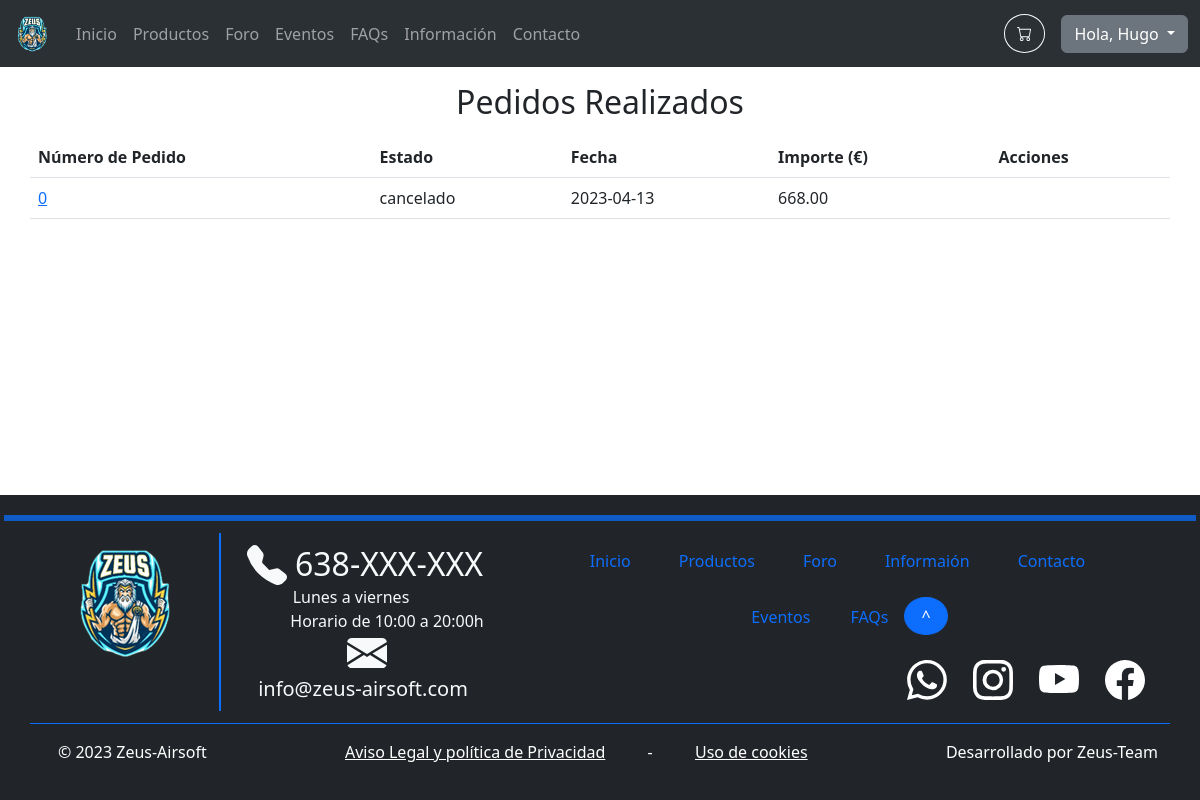
The app's page /orders.php (signed in), older data.
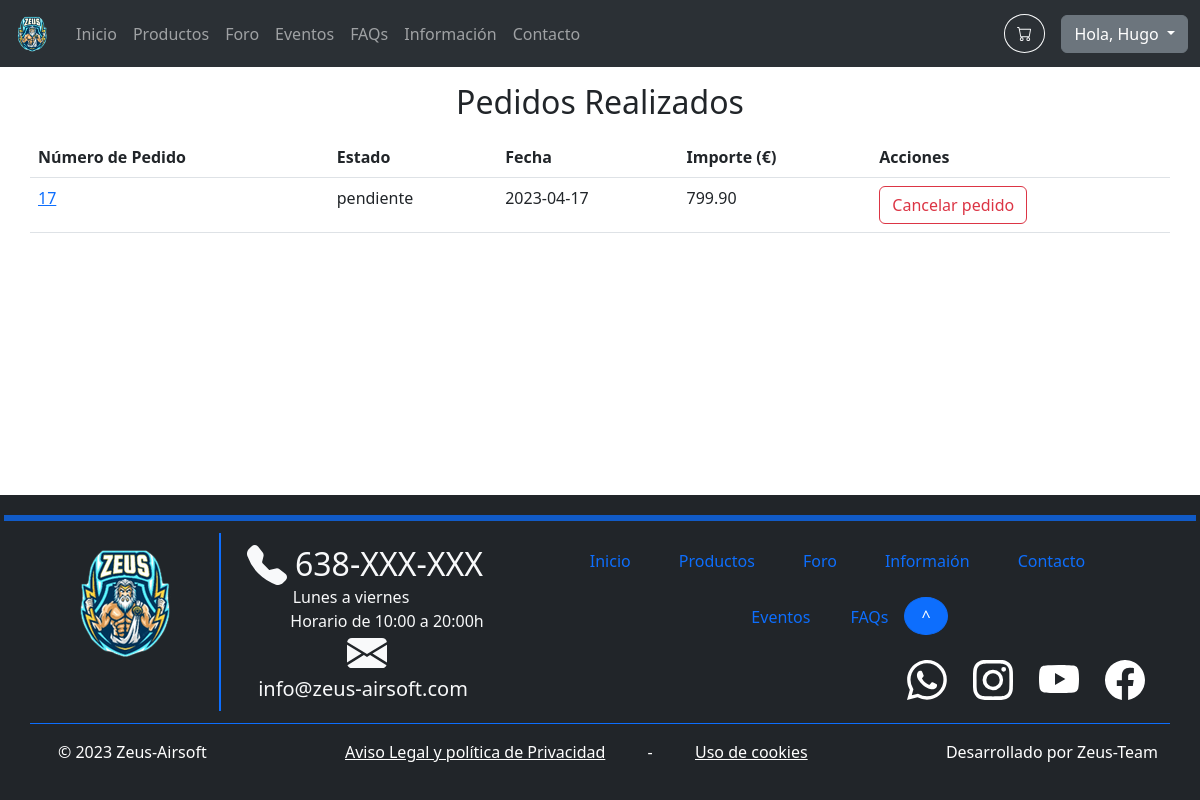
The same page, newer data.
### tables this page shows
CREATE TABLE `orders` (
  `id` int(11) NOT NULL,
  `number` int(11) NOT NULL,
  `state` varchar(1000) NOT NULL,
  `date` date NOT NULL,
  `amount` decimal(10,2) NOT NULL,
  `quantity` int(11) NOT NULL,
  `paymentMethod` varchar(1000) NOT NULL,
  `address` varchar(1000) NOT NULL
);

### includes/config.php (called while the page is built, shortened)
<?php
spl_autoload_register(function ($class) {
	$namespaceLength = strlen(NAMESPACE_PREFIX);
	$relativeClass = substr($class, $namespaceLength);
	$file = INCLUDES_ROOT . '/' . str_replace('\\', '/', $relativeClass) . '.php';
});

### includes/database/databaseProxy.php (called while the page is built, shortened)
<?php
require_once 'includes/config.php';
class DatabaseProxy
{
    private $m_Connection;
    public function __construct($databaseOptions = array())
    {
        $databaseOptions = array_merge(self::DEFAULT_OPTIONS, $databaseOptions);
        $host = $databaseOptions[self::HOST_KEY];
        $name = $databaseOptions[self::DATABASE_NAME_KEY];
        $username = $databaseOptions[self::USERNAME_KEY];
        $password = $databaseOptions[self::PASSWORD_KEY];
        $PDOOptions = $databaseOptions[self::PDO_OPTIONS_KEY];
        try {
            $this->m_Connection = new PDO("mysql:host=$host;dbname=$name", $username, $password, $PDOOptions);
        } catch (PDOException $e) {
            die('PDO connection error: ' . $e->getMessage());
        }
    }
    public function prepare($query)
    {
        return $this->m_Connection->prepare($query);
    }
}

### includes/Application.php (called while the page is built, shortened)
<?php
require_once 'includes/config.php';
class Application
{
    private static $s_Instance;
    private $m_DatabaseProxy;
    private function __construct()
    {
        $this->m_DatabaseProxy = new DatabaseProxy();
    }
    public static function getInstance() : Application
    {
        if (!isset(self::$s_Instance))
            self::$s_Instance = new Application();
        return self::$s_Instance;
    }
    public function getDatabaseProxy() : DatabaseProxy
    {
        return $this->m_DatabaseProxy;
    }
}

### includes/DTO/userDTO.php (called while the page is built, shortened)
<?php
require_once 'includes/config.php';
class UserDTO extends DTO
{
    private $m_ID;
    public function getID()
    {
        return $this->m_ID;
    }
}

### includes/DAO/DAO.php (called while the page is built, shortened)
<?php
require_once 'includes/config.php';
abstract class DAO
{
    public function __construct($tableName)
    {
        $this->m_DatabaseProxy = Application::getInstance()->getDatabaseProxy();
    }
}

### includes/DAO/orderDAO.php (called while the page is built, shortened)
<?php
require_once 'includes/config.php';
class OrderDAO extends DAO
{
    public function getOrderForUser($userID): array
    {
        $query = 'SELECT o.id AS orderID,  o.state AS stateO, o.date AS dateO, o.amount AS amountO, o.quantity AS quantityO, o.paymentMethod AS paymentMethodO, o.address AS addressO
        FROM orders o
        INNER JOIN users_orders uo ON o.id = uo.orderID
        WHERE uo.userID = :userID';
        $statement = $this->m_DatabaseProxy->prepare($query);
        $statement->bindParam(':userID', $userID);
        $statement->execute();
        return $statement->fetchAll();
    }
}

### orders.php (the view, shortened to what the changed rows need)
<?php
require_once 'includes/config.php';
$userID = $_SESSION['user']->getID();
$orderDAO = new OrderDAO;
$orders = $orderDAO->read();
$results = $orderDAO->getOrderForUser($userID);
?>
<div class="container">
    <h2 class="m-3 d-flex justify-content-center">Pedidos Realizados</h2>
    <div class="row">
        <?php if (!isset($orders) || empty($orders)) : ?>
            <div class="col-12">
                <div class="row d-flex justify-content-center">
                    <h5>No hay ningún pedido realizado</h5>
                </div>
            </div>
        <?php else : ?>
            <table class="table">
                <thead>
                    <tr>
                        <th scope="col">Número de Pedido</th>
                        <th scope="col">Estado</th>
                        <th scope="col">Fecha</th>
                        <th scope="col">Importe (€)</th>
                        <th scope="col">Acciones</th>
                    </tr>
                </thead>
                <tbody>
                    <?php foreach ($results as $result) : ?>
                        <tr>
                            <?php
                                $orderID = $result['orderID'];
                                $state = $result['stateO'];
                                $date = $result['dateO'];
                                $amount = $result['amountO'];
                            ?>
                            <td><a href="viewOrder.php?orderID=<?= $orderID ?>"><?= $orderID ?></a></td>
                            <td><?= $state ?></td>
                            <td><?= $date ?></td>
                            <td><?= $amount ?></td>
                            <?php if ($result["stateO"] == "pendiente" || $result["stateO"] == "en proceso") : ?>
                                <td>
                                <?= ($form = new UpdateOrderForm($orderID, true))->handleForm(); ?>
                                </td>
                            <?php else : ?>
                                <td></td>
                            <?php endif; ?>
                        </tr>
                    <?php endforeach; ?>
                </tbody>
            </table>
        <?php endif ?>
    </div>
</div>
<?php
require_once INCLUDES_ROOT . '/templates/default_template.php';
?>

### includes/common/navbar.php (shortened to what the changed rows need)
<?php
require_once 'includes/config.php';
$current_page = basename($_SERVER['PHP_SELF']);
$menu = array(
    "index.php" => 'Inicio',
    "products.php" => 'Productos',
    "forum.php" => 'Foro',
    "events.php" => 'Eventos',
    "faqs.php" => 'FAQs',
    "information.php" => 'Información',
    "contact.php" => 'Contacto'
);
?>
<nav class="navbar navbar-dark bg-dark navbar-expand-lg bg-body-tertiary" data-bs-theme="dark">
    <div class="container-fluid">
        <div class="collapse navbar-collapse" id="navbarText">
            <ul class="navbar-nav me-auto mb-2 mb-lg-0 justify-content-center">
                <?php foreach ($menu as $key => $value) : ?>
                    <li class="nav-item">
                        <a class="nav-link<?= $key == $current_page ? ' active' : '' ?>" href="<?= $key ?>"><?= $value ?></a>
                    </li>
                <?php endforeach ?>
            </ul>
        </div>
    </div>
</nav>

### includes/forms/updateOrderForm.php (shortened to what the changed rows need)
<?php
require_once 'includes/config.php';
class UpdateOrderForm extends Form
{
    private $m_OrderID;
    public function __construct($orderID, $inline = false)
    {
        $this->m_OrderID = $orderID;
    }
    protected function generateFormFields($data)
    {
        return <<<HTML
            <button type="submit" class="btn btn-outline-danger" name="orderID" value="{$this->m_OrderID}">Cancelar pedido</button>
        HTML;
    }
}

Row changes from the older to the newer data that the page shows:
removed orders: id "0", state "cancelado", date "2023-04-13", amount "668.00"
added orders: id "17", state "pendiente", date "2023-04-17", amount "799.90"
